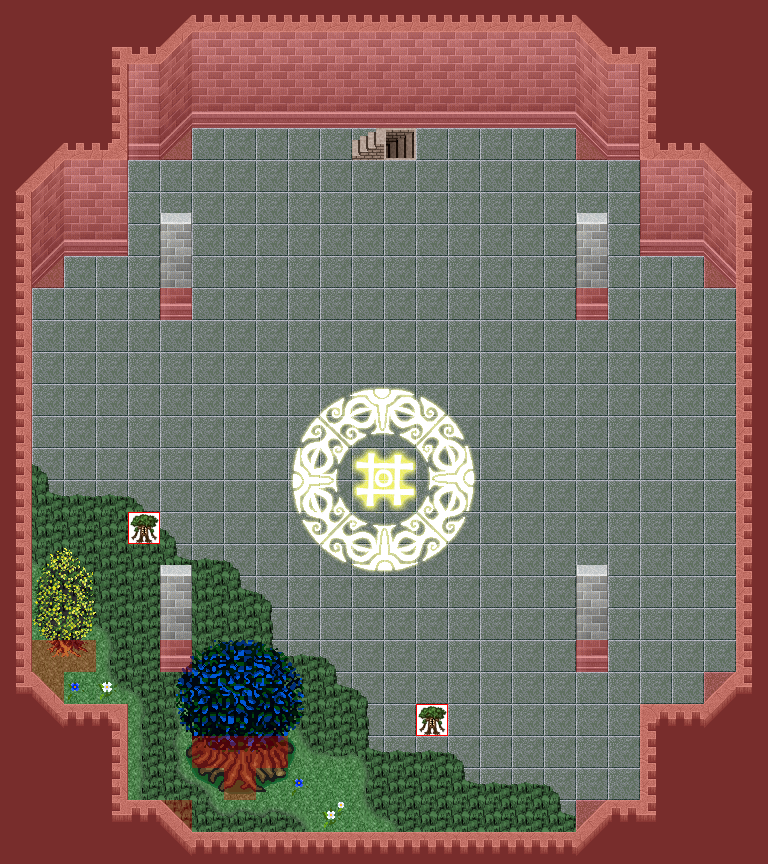

A level layout from a 2D game, rendered from its tile map. Below: a short description, then the map file with tile-grid data replaced by summaries:
An orthogonal 24x27 tile map with 32x32 px tiles, 7 tile layers (0_floor, 1_terrain, 2_object, 3_roof, ...), 1 hidden layer not drawn, 16 tilesets.

<map version="1.2" tiledversion="1.2.0" orientation="orthogonal" renderorder="right-down" width="24" height="27" tilewidth="32" tileheight="32" infinite="0" nextlayerid="41" nextobjectid="1">
 <tileset firstgid="1" name="kafelki_blyszczace" tilewidth="32" tileheight="32" tilecount="36" columns="6">
  <image source="../../tileset/pol/domki/podloga/kafelki_blyszczace.png" width="192" height="192" />
 </tileset>
 <tileset firstgid="37" name="kafelek" tilewidth="32" tileheight="32" tilecount="1" columns="1">
  <image source="../../tileset/pol/domki/podloga/kafelek.png" width="32" height="32" />
 </tileset>
 <tileset firstgid="38" name="stairs" tilewidth="32" tileheight="32" tilecount="12" columns="2">
  <image source="../../tileset/building/stairs/stairs.png" width="64" height="192" />
 </tileset>
 <tileset firstgid="50" name="kosciol_sciany" tilewidth="32" tileheight="32" tilecount="30" columns="5">
  <image source="../../tileset/pol/domki/kosciol_sciany.png" width="160" height="192" />
 </tileset>
 <tileset firstgid="80" name="kosciol_nawy" tilewidth="32" tileheight="32" tilecount="14" columns="2">
  <image source="../../tileset/pol/domki/kosciol_nawy.png" width="64" height="224" />
 </tileset>
 <tileset firstgid="94" name="collision" tilewidth="32" tileheight="32" tilecount="1" columns="1">
  <image source="../../tileset/logic/collision.png" width="32" height="32" />
 </tileset>
 <tileset firstgid="95" name="protection" tilewidth="32" tileheight="32" tilecount="2" columns="2">
  <image source="../../tileset/logic/protection.png" width="64" height="32" />
 </tileset>
 <tileset firstgid="97" name="grass_2" tilewidth="32" tileheight="32" tilecount="21" columns="3">
  <image source="../../tileset/ground/grass_2.png" width="96" height="224" />
 </tileset>
 <tileset firstgid="118" name="grass_edges" tilewidth="32" tileheight="32" tilecount="36" columns="12">
  <image source="../../tileset/ground/grass_edges.png" width="384" height="96" />
 </tileset>
 <tileset firstgid="154" name="grass_corners" tilewidth="32" tileheight="32" tilecount="24" columns="6">
  <image source="../../tileset/ground/grass_corners.png" width="192" height="128" />
 </tileset>
 <tileset firstgid="178" name="ground" tilewidth="32" tileheight="32" tilecount="33" columns="3">
  <image source="../../tileset/ground/ground.png" width="96" height="352" />
 </tileset>
 <tileset firstgid="211" name="tree_blue" tilewidth="32" tileheight="32" tilecount="25" columns="5">
  <image source="../../tileset/plant/tree/tree_blue.png" width="160" height="160" />
 </tileset>
 <tileset firstgid="236" name="pear_tree" tilewidth="32" tileheight="32" tilecount="8" columns="2">
  <image source="../../tileset/plant/tree/pear_tree.png" width="64" height="128" />
 </tileset>
 <tileset firstgid="244" name="daisy_white" tilewidth="32" tileheight="32" tilecount="8" columns="2">
  <image source="../../tileset/plant/flower/daisy_white.png" width="64" height="128" />
 </tileset>
 <tileset firstgid="252" name="daisy_blue" tilewidth="32" tileheight="32" tilecount="8" columns="2">
  <image source="../../tileset/plant/flower/daisy_blue.png" width="64" height="128" />
 </tileset>
 <tileset firstgid="260" name="pol_pasterze_drzew" tilewidth="32" tileheight="32" tilecount="3" columns="3">
  <image source="../../tileset/logic/creature/pol_pasterze_drzew.png" width="96" height="32" />
 </tileset>
 <layer id="33" name="0_floor" width="24" height="27">
  <data>[648 cells, 527 non-empty, 39 distinct tile ids]</data>
 </layer>
 <layer id="34" name="1_terrain" width="24" height="27">
  <data>[648 cells, 287 non-empty, 56 distinct tile ids]</data>
 </layer>
 <layer id="35" name="2_object" width="24" height="27">
  <data>[648 cells, 16 non-empty, 13 distinct tile ids]</data>
 </layer>
 <layer id="36" name="3_roof" width="24" height="27">
  <data>[648 cells, 33 non-empty, 24 distinct tile ids]</data>
 </layer>
 <layer id="37" name="4_roof_add" width="24" height="27">
  <data>[648 cells, 0 non-empty, 0 distinct tile ids]</data>
 </layer>
 <layer id="38" name="objects" width="24" height="27">
  <data>[648 cells, 2 non-empty, 1 distinct tile ids]</data>
 </layer>
 <layer id="39" name="collision" width="24" height="27" opacity="0.3">
  <data>[648 cells, 234 non-empty, 1 distinct tile ids]</data>
 </layer>
 <layer id="40" name="protection" width="24" height="27" visible="0" opacity="0.2">
  <data>[648 cells, 648 non-empty, 1 distinct tile ids]</data>
 </layer>
</map>
